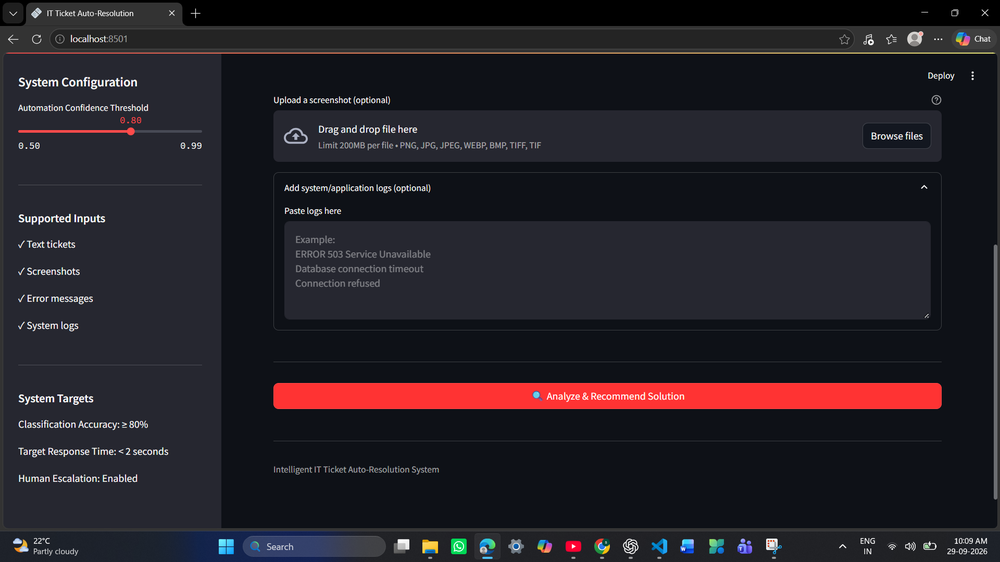
#> input picture image-1.png, 1000 x 562 px, shrunk from 1920 x 1080 before the run
$ python ocr_processor.py ../image-1.png
#> lines starting #> are read from the running program, lines starting #| are printed output that depends on the picture

import os
from pathlib import Path
from typing import Union
from PIL import Image, ImageEnhance, ImageFilter
import pytesseract

class OCRProcessor:

    def __init__(
        self,
        tesseract_cmd: str | None = None
    ):
        configured_cmd = tesseract_cmd or os.getenv("TESSERACT_CMD")
        if not configured_cmd:
            windows_install = Path(
                r"C:\Program Files\Tesseract-OCR\tesseract.exe"
            )
            if windows_install.is_file():
                configured_cmd = str(windows_install)

        if configured_cmd:
            pytesseract.pytesseract.tesseract_cmd = configured_cmd

    def load_image(
        self,
        image_source: Union[str, Path, Image.Image]
    ) -> Image.Image:


#> called with image_source = '../image-1.png'
        if isinstance(
            image_source,
            Image.Image
        ):
            return image_source

        image_path = Path(
            image_source
        )

        if not image_path.exists():
            raise FileNotFoundError(
                f"Image not found: {image_path}"
            )

        try:
            return Image.open(
                image_path
            )
#> returned value is the input picture: PIL image 1000x562 RGBA; mean R, G, B, A 36.2, 31.9, 38.3, 255
        except Exception as exc:
            raise ValueError(
                f"Unable to open image: {exc}"
            ) from exc

    def preprocess_image(
        self,
        image: Image.Image
    ) -> Image.Image:


        image = image.convert(
            "L"
        )
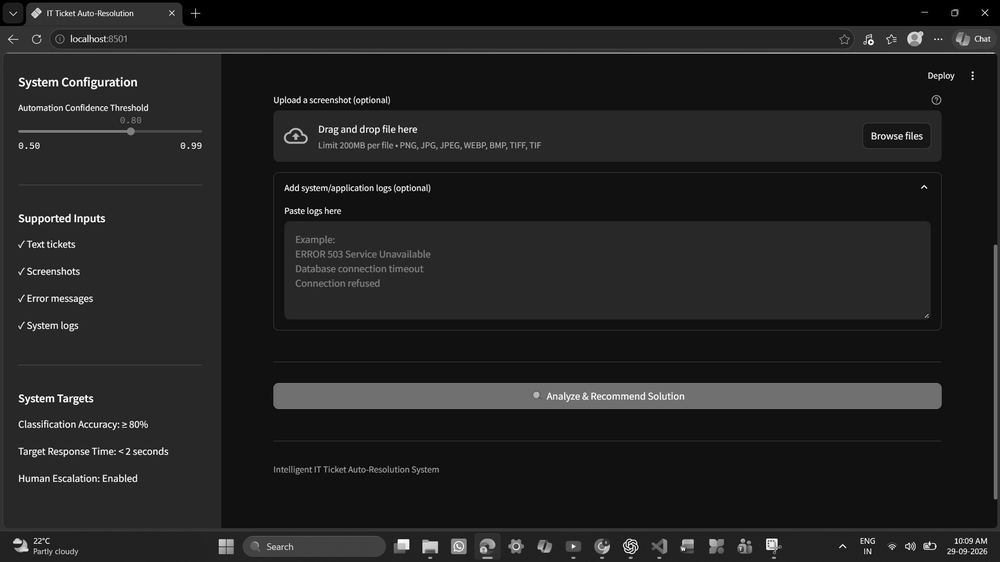
#> image: PIL image 1000x562 L; min 0, max 255, mean 34.1

        contrast = ImageEnhance.Contrast(
            image
        )

        image = contrast.enhance(
            2.0
        )
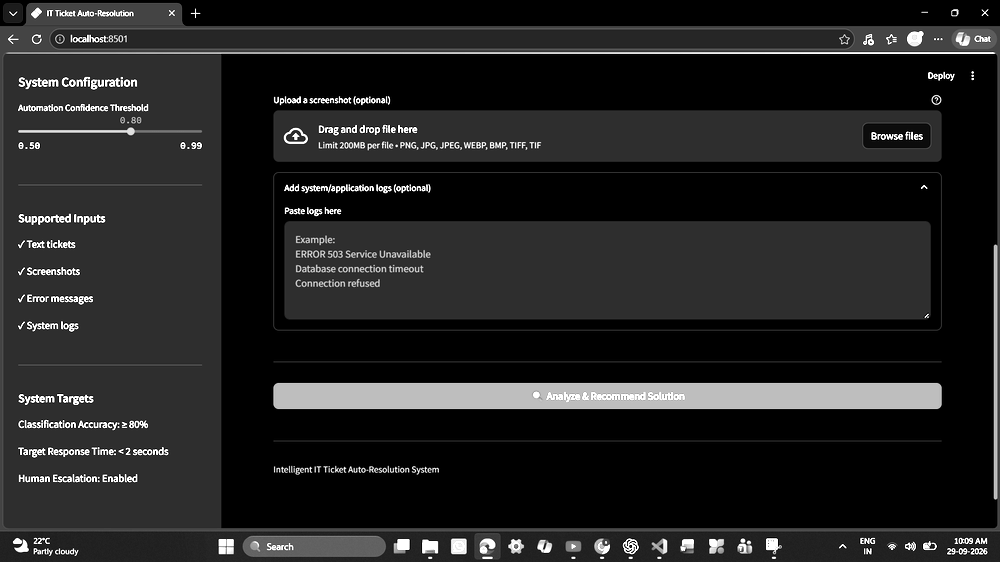
#> image: PIL image 1000x562 L; min 0, max 255, mean 34.5

        image = image.filter(
            ImageFilter.SHARPEN
        )

        return image

    def extract_text(
        self,
        image_source: Union[str, Path, Image.Image]
    ) -> str:


        image = self.load_image(
            image_source
        )

        processed_image = (
            self.preprocess_image(
                image
            )
        )

        try:
#> (the run stopped early here; a loop or call above may not have finished)

$ run again, on image-3.png
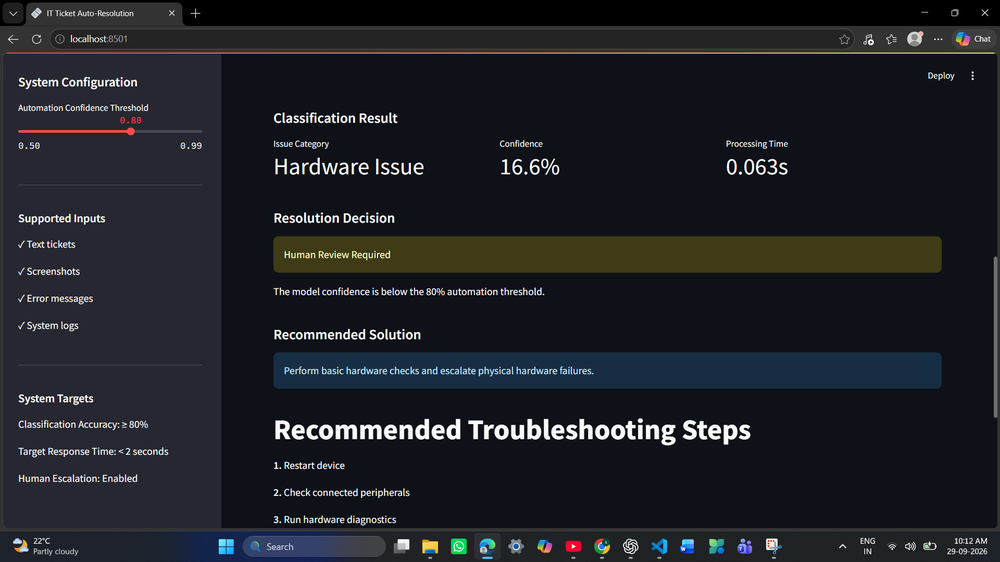
#> input picture image-3.png, 1000 x 562 px, shrunk from 1920 x 1080 before the run
#> in load_image, returned value is the input picture: PIL image 1000x562 RGBA; mean R, G, B, A 30.2, 33, 37.7, 255
#> in preprocess_image, `image = image.convert( "L" )`:
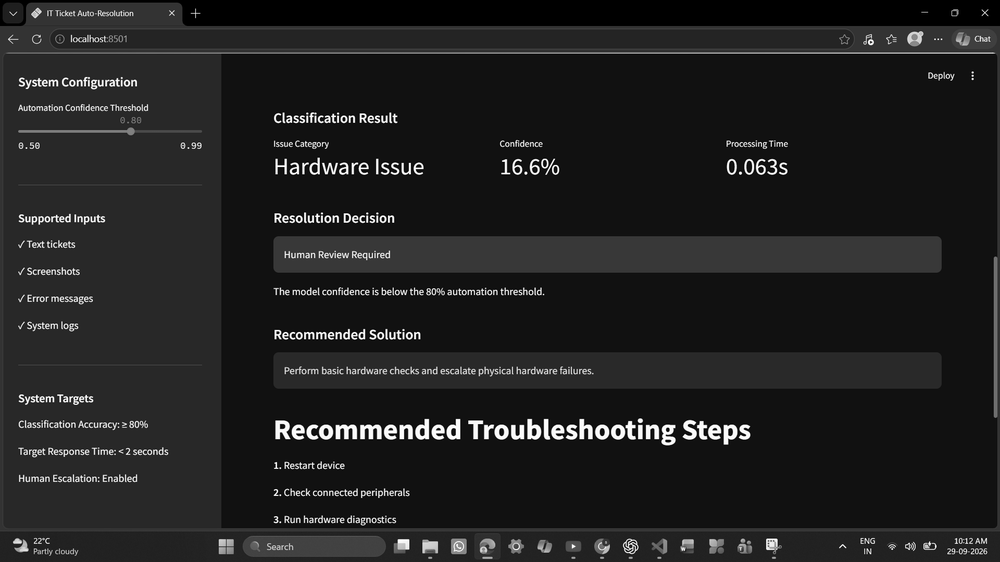
#> image: PIL image 1000x562 L; min 0, max 255, mean 32.9
#> in preprocess_image, `image = contrast.enhance( 2.0 )`:
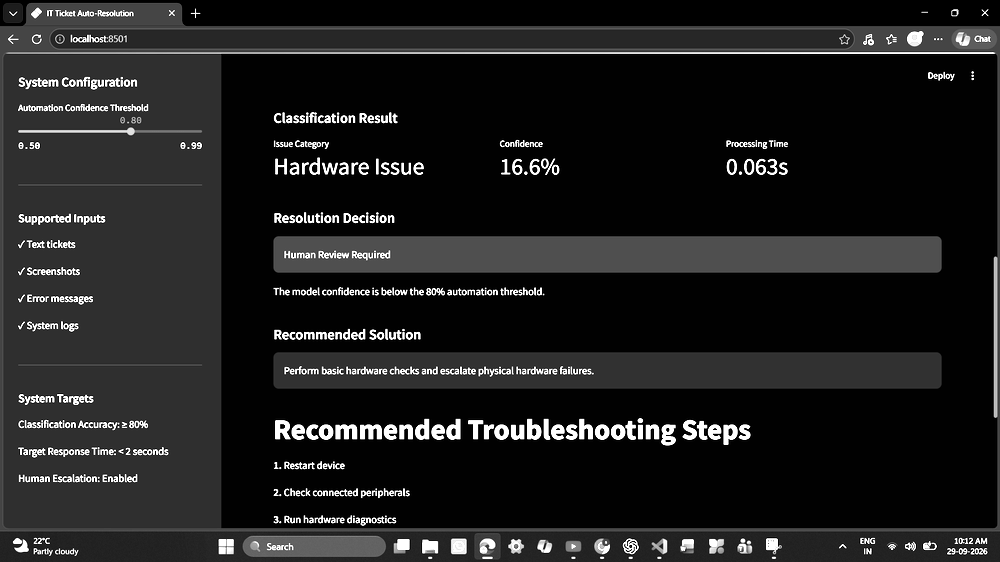
#> image: PIL image 1000x562 L; min 0, max 255, mean 30.7

$ run again, on image-4.png
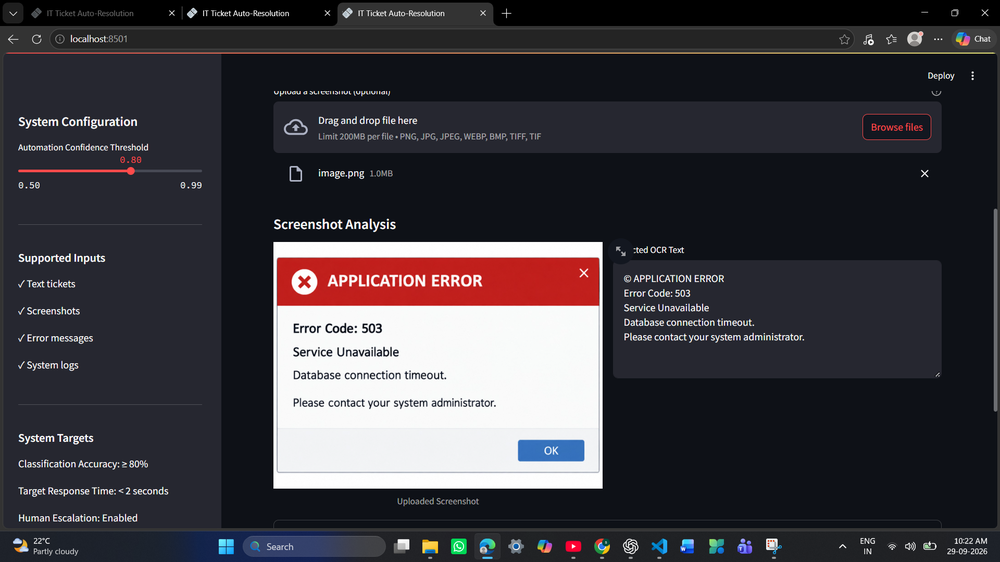
#> input picture image-4.png, 1000 x 562 px, shrunk from 1920 x 1080 before the run
#> in load_image, returned value is the input picture: PIL image 1000x562 RGBA; mean R, G, B, A 59.4, 57, 62.7, 255
#> in preprocess_image, `image = image.convert( "L" )`:
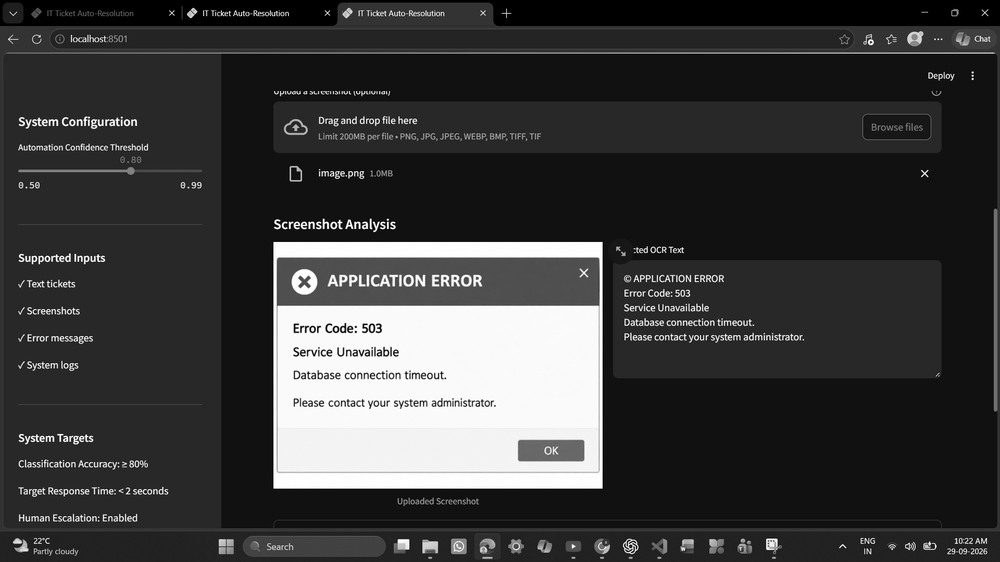
#> image: PIL image 1000x562 L; min 0, max 255, mean 58.5
#> in preprocess_image, `image = contrast.enhance( 2.0 )`:
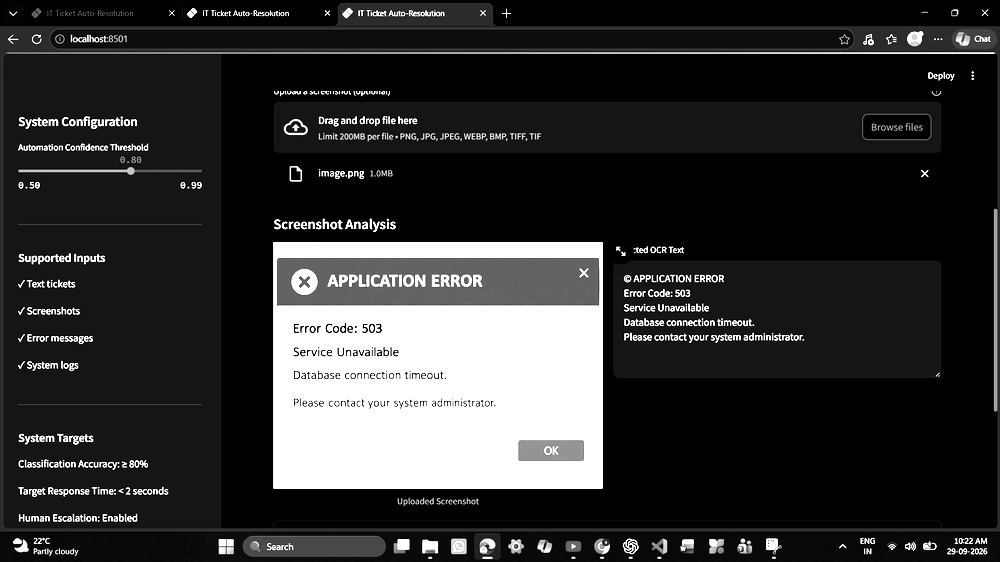
#> image: PIL image 1000x562 L; min 0, max 255, mean 48.5

$ run again, on image-5.png
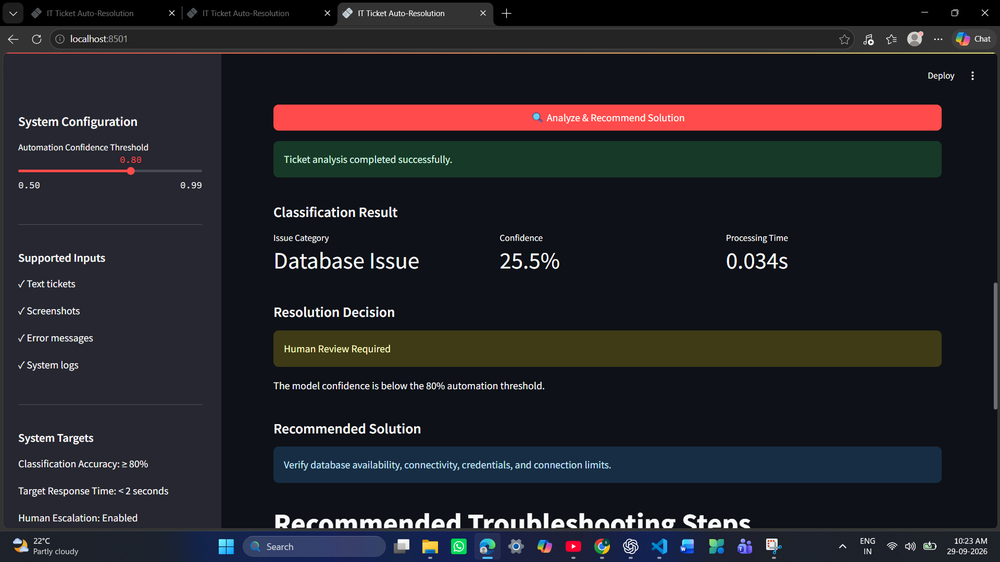
#> input picture image-5.png, 1000 x 562 px, shrunk from 1920 x 1080 before the run
#> in load_image, returned value is the input picture: PIL image 1000x562 RGBA; mean R, G, B, A 37, 35.9, 40.1, 255
#> in preprocess_image, `image = image.convert( "L" )`:
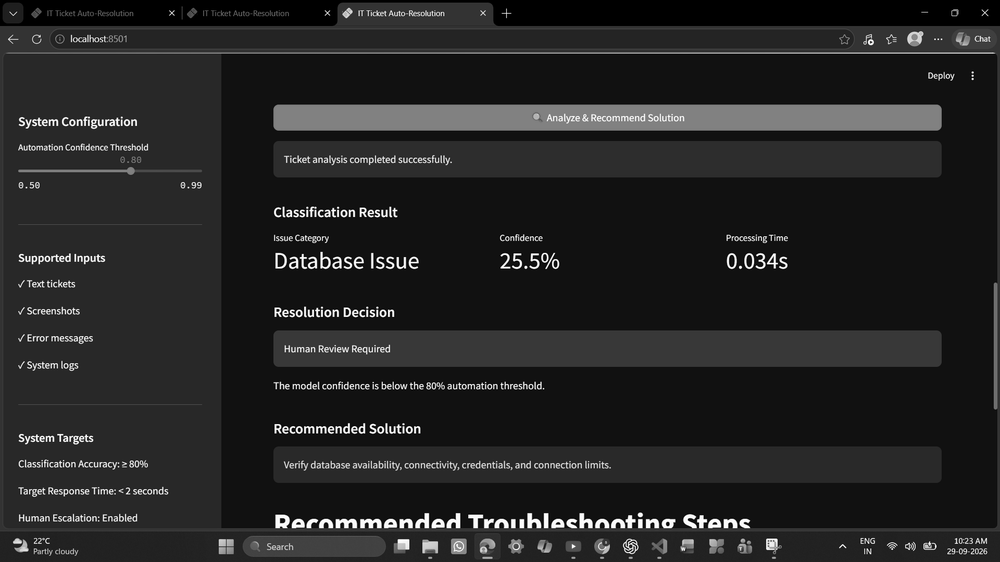
#> image: PIL image 1000x562 L; min 0, max 255, mean 36.9
#> in preprocess_image, `image = contrast.enhance( 2.0 )`:
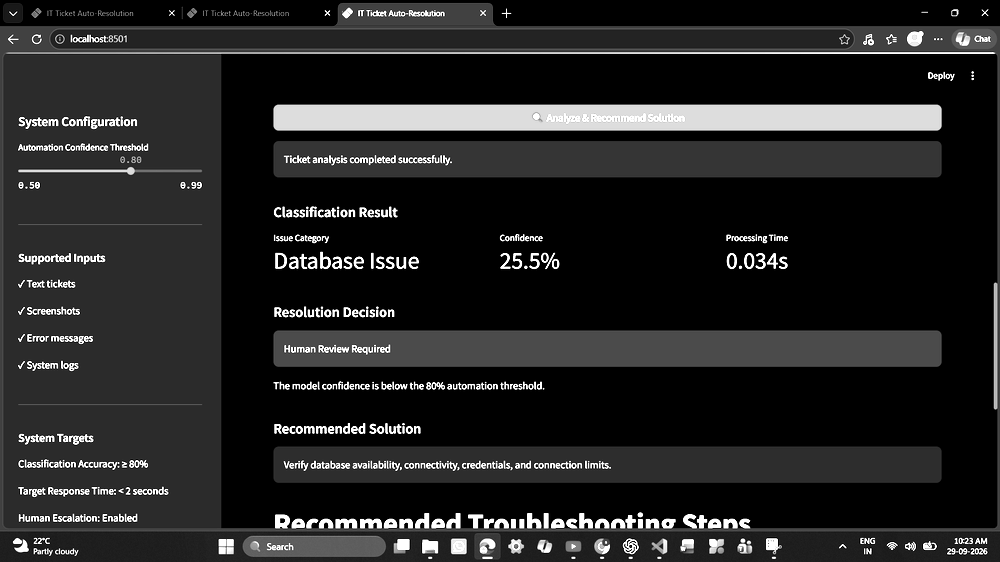
#> image: PIL image 1000x562 L; min 0, max 255, mean 36.7
